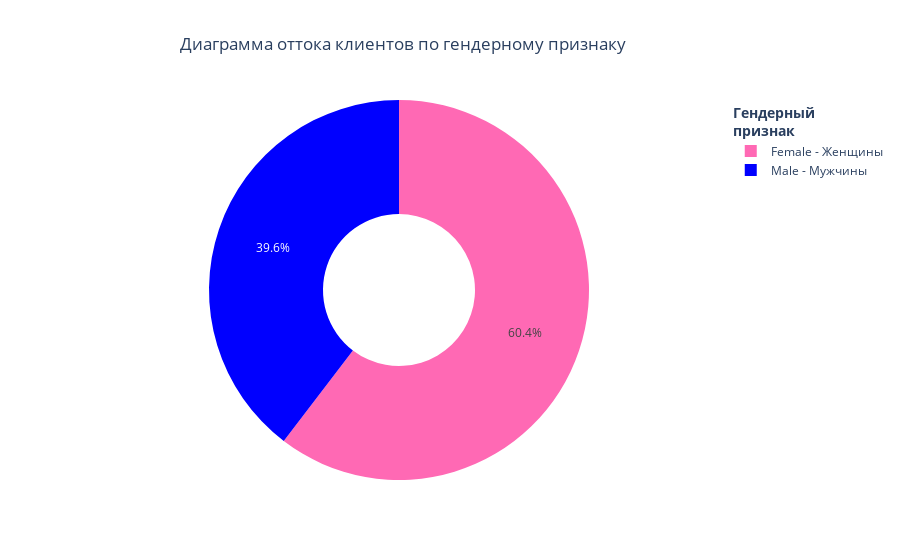

Source (notebook cell):
### Code cell
fig = px.pie(
    gender_ex, # dataframe
    title='Диаграмма оттока клиентов по гендерному признаку', # Название диаграммы
    values='Exited', # Название столбца из которого будут взяты значения для расчета доли
    hole = 0.4, # Зададим размер отверстия для формирования пончиковой диаграммы 
    names='Gender', # Название столбца из которого будут взяты значения для легенды
    color = 'Gender', # Какие данные нужно раскрасить и вкакие цвета
    color_discrete_map = {
        'Female - Женщины': 'hotpink',
        'Male - Мужчины': 'blue'
    })
    #labels = {'Gender': 'Гендерный признак', # labels- это данные для всплывающего окна, простой вариант.
    #         'Exited': 'Размер в процентах'},)
# Поменяем название в легенде 
fig.update_layout(title_x = 0.2, legend_title_text='<b>Гендерный<br>признак</b>', showlegend=True)
fig.update_traces(
    # Полностью настраиваемый шаблон всплывающего окна
    hovertemplate="<b>Доля</b> %{label}<br><b>от общего числа ушедших клиентов,</b> %<br><b><extra></extra>"
)
fig.show()

### Figure 1 — Plotly figure (JSON) as saved in the notebook; plotly's stock layout.template omitted (floating-point values rounded to 4 significant figures)
{"data": [{"customdata": [["Female - Женщины"], ["Male - Мужчины"]], "domain": {"x": [0, 1], "y": [0, 1]}, "hole": 0.4, "hovertemplate": "<b>Доля</b> %{label}<br><b>от общего числа ушедших клиентов,</b> %<br><b><extra></extra>", "labels": ["Female - Женщины", "Male - Мужчины"], "legendgroup": "", "marker": {"colors": ["hotpink", "blue"]}, "name": "", "showlegend": true, "type": "pie", "values": [0.2507, 0.1646]}], "layout": {"legend": {"title": {"text": "<b>Гендерный<br>признак</b>"}, "tracegroupgap": 0}, "showlegend": true, "title": {"text": "Диаграмма оттока клиентов по гендерному признаку", "x": 0.2}}}
